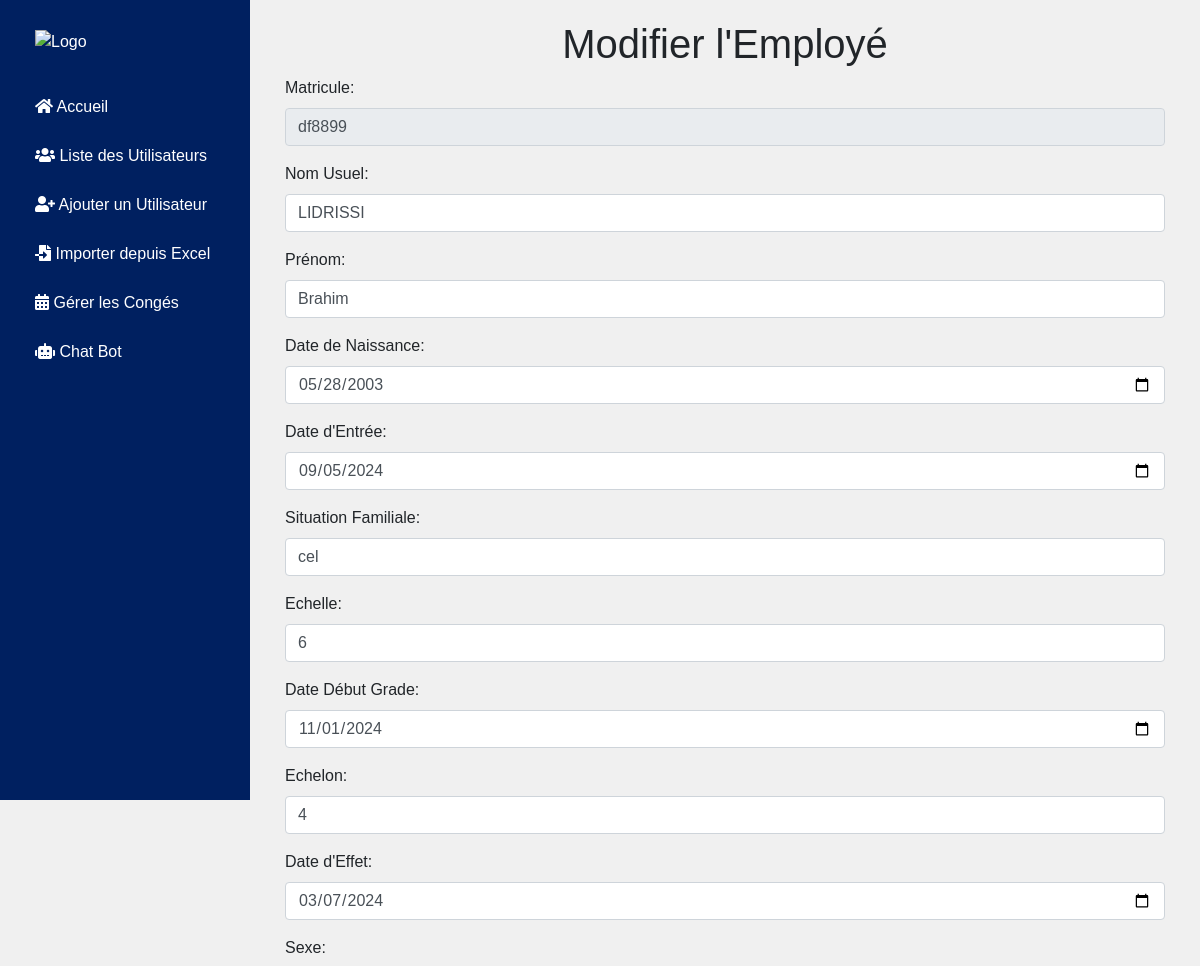
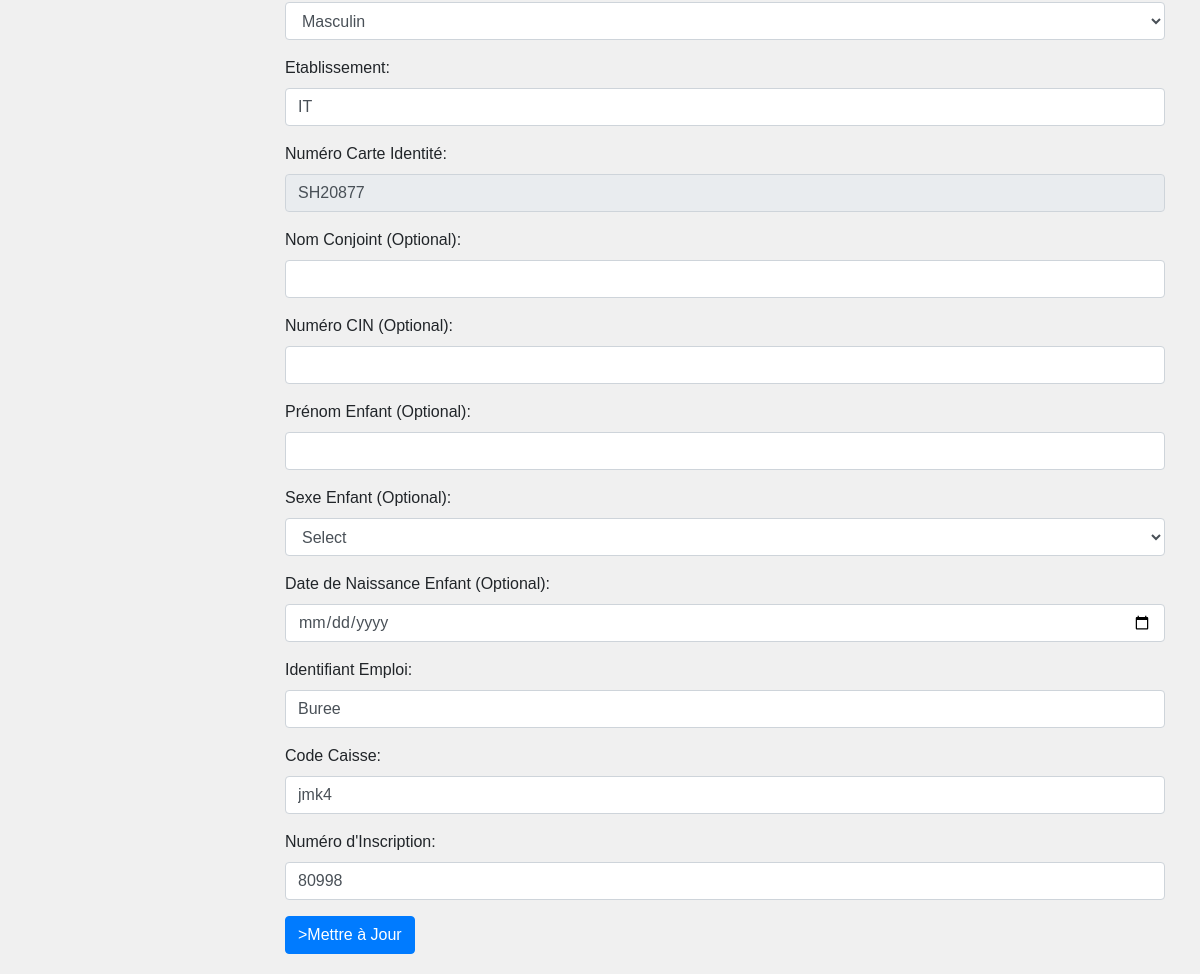
Page /edit/df8899 (signed in) on the committed database (2 pictures, top to bottom).
### app.py (models this page shows, shortened)
class User(db.Model):
    matricule = db.Column(db.String(8), primary_key=True, nullable=False)
    nom_usuel = db.Column(db.String(50), nullable=True)
    prenom = db.Column(db.String(50), nullable=True)
    date_de_naissance = db.Column(db.Date, nullable=True)
    date_d_entree = db.Column(db.Date, nullable=True)
    situation_familiale = db.Column(db.String(50), nullable=True)
    echelle = db.Column(db.String(50), nullable=True)
    date_debut_grade = db.Column(db.Date, nullable=True)
    echelon = db.Column(db.String(50), nullable=True)
    date_d_effet = db.Column(db.Date, nullable=True)
    sexe = db.Column(db.String(1), nullable=True)
    etablissement = db.Column(db.String(100), nullable=True)
    numero_carte_identite = db.Column(db.String(50), unique=True, nullable=False)
    identifiant_emploi = db.Column(db.String(50), nullable=True)
    code_caisse = db.Column(db.String(50), nullable=True)
    numerau_d_inscription = db.Column(db.String(50), nullable=True)

### app.py (the view, shortened to what this page needs)
@app.route('/edit/<matricule>', methods=['GET', 'POST'])
@login_required
def edit_user(matricule):
    user = User.query.get_or_404(matricule)
    return render_template('edit_user.html', user=user)

### app.py (called while the page is built)
@login_manager.user_loader
def load_user(user_id):
    return db.session.get(Userlog, int(user_id))

### templates/edit_user.html (shortened to what this page needs)
{% extends "layout.html" %}
{% block content %}
<div class="container">
    <h1 class="text-center animated fadeInDown">Modifier l'Employé</h1>
    <form method="POST" class="animated fadeInUp">
        <div class="form-group">
            <label for="matricule">Matricule:</label>
            <input type="text" id="matricule" name="matricule" class="form-control" value="{{ user.matricule }}" readonly>
        </div>
        <div class="form-group">
            <label for="nom_usuel">Nom Usuel:</label>
            <input type="text" id="nom_usuel" name="nom_usuel" class="form-control" value="{{ user.nom_usuel }}" required>
        </div>
        <div class="form-group">
            <label for="prenom">Prénom:</label>
            <input type="text" id="prenom" name="prenom" class="form-control" value="{{ user.prenom }}" required>
        </div>
        <div class="form-group">
            <label for="date_de_naissance">Date de Naissance:</label>
            <input type="date" id="date_de_naissance" name="date_de_naissance" class="form-control" value="{{ user.date_de_naissance }}" required>
        </div>
        <div class="form-group">
            <label for="date_d_entree">Date d'Entrée:</label>
            <input type="date" id="date_d_entree" name="date_d_entree" class="form-control" value="{{ user.date_d_entree }}" required>
        </div>
        <div class="form-group">
            <label for="situation_familiale">Situation Familiale:</label>
            <input type="text" id="situation_familiale" name="situation_familiale" class="form-control" value="{{ user.situation_familiale }}" required>
        </div>
        <div class="form-group">
            <label for="echelle">Echelle:</label>
            <input type="text" id="echelle" name="echelle" class="form-control" value="{{ user.echelle }}" required>
        </div>
        <div class="form-group">
            <label for="date_debut_grade">Date Début Grade:</label>
            <input type="date" id="date_debut_grade" name="date_debut_grade" class="form-control" value="{{ user.date_debut_grade }}" required>
        </div>
        <div class="form-group">
            <label for="echelon">Echelon:</label>
            <input type="text" id="echelon" name="echelon" class="form-control" value="{{ user.echelon }}" required>
        </div>
        <div class="form-group">
            <label for="date_d_effet">Date d'Effet:</label>
            <input type="date" id="date_d_effet" name="date_d_effet" class="form-control" value="{{ user.date_d_effet }}" required>
        </div>
        <div class="form-group">
            <label for="sexe">Sexe:</label>
            <select id="sexe" name="sexe" class="form-control" required>
                <option value="M" {% if user.sexe == 'M' %}selected{% endif %}>Masculin</option>
            </select>
        </div>
        <div class="form-group">
            <label for="etablissement">Etablissement:</label>
            <input type="text" id="etablissement" name="etablissement" class="form-control" value="{{ user.etablissement }}" required>
        </div>
        <div class="form-group">
            <label for="numero_carte_identite">Numéro Carte Identité:</label>
            <input type="text" id="numero_carte_identite" name="numero_carte_identite" class="form-control" value="{{ user.numero_carte_identite }}" readonly>
        </div>
        <div class="form-group">
            <label for="nom_conjoint">Nom Conjoint (Optional):</label>
            <input type="text" id="nom_conjoint" name="nom_conjoint" class="form-control" value="{{ user.nom_conjoint }}">
        </div>
        <div class="form-group">
            <label for="numero_cin">Numéro CIN (Optional):</label>
            <input type="text" id="numero_cin" name="numero_cin" class="form-control" value="{{ user.numero_cin }}">
        </div>
        <div class="form-group">
            <label for="prenom_enfant">Prénom Enfant (Optional):</label>
            <input type="text" id="prenom_enfant" name="prenom_enfant" class="form-control" value="{{ user.prenom_enfant }}">
        </div>
        <div class="form-group">
            <label for="sexe_enfant">Sexe Enfant (Optional):</label>
            <select id="sexe_enfant" name="sexe_enfant" class="form-control">
                <option value="" {% if user.sexe_enfant == '' %}selected{% endif %}>Select</option>
            </select>
        </div>
        <div class="form-group">
            <label for="date_de_naissance_enfant">Date de Naissance Enfant (Optional):</label>
            <input type="date" id="date_de_naissance_enfant" name="date_de_naissance_enfant" class="form-control" value="{{ user.date_de_naissance_enfant }}">
        </div>
        <div class="form-group">
            <label for="identifiant_emploi">Identifiant Emploi:</label>
            <input type="text" id="identifiant_emploi" name="identifiant_emploi" class="form-control" value="{{ user.identifiant_emploi }}" required>
        </div>
        <div class="form-group">
            <label for="code_caisse">Code Caisse:</label>
            <input type="text" id="code_caisse" name="code_caisse" class="form-control" value="{{ user.code_caisse }}" required>
        </div>
        <div class="form-group">
            <label for="numerau_d_inscription">Numéro d'Inscription:</label>
            <input type="text" id="numerau_d_inscription" name="numerau_d_inscription" class="form-control" value="{{ user.numerau_d_inscription }}" required>
        </div>
        <button type="submit" class="btn btn-primary hover-animate">>Mettre à Jour</button>
    </form>
</div>
{% endblock %}

### templates/layout.html (style rules this page uses)
body { font-family: 'Arial', sans-serif; margin: 0; padding: 0; background-color: #f0f0f0; }
.form-group { margin-bottom: 1rem; }
.btn { background-color: #007bff; color: white; }

### templates/edit_user.html (style rules this page uses)
.animated { animation-duration: 1s; animation-fill-mode: both; }
.fadeInDown { animation-name: fadeInDown; }
.fadeInUp { animation-name: fadeInUp; }
.hover-animate { transition: transform 0.3s ease, box-shadow 0.3s ease; }

### rows in the picture
User: matricule "df8899", nom_usuel "LIDRISSI", prenom "Brahim", date_de_naissance "05/28/2003", date_d_entree "09/05/2024", situation_familiale "cel", echelle "6", date_debut_grade "11/01/2024", echelon "4", date_d_effet "03/07/2024", sexe "Masculin", etablissement "IT", numero_carte_identite "SH20877", identifiant_emploi "Buree", code_caisse "jmk4", numerau_d_inscription "80998"
